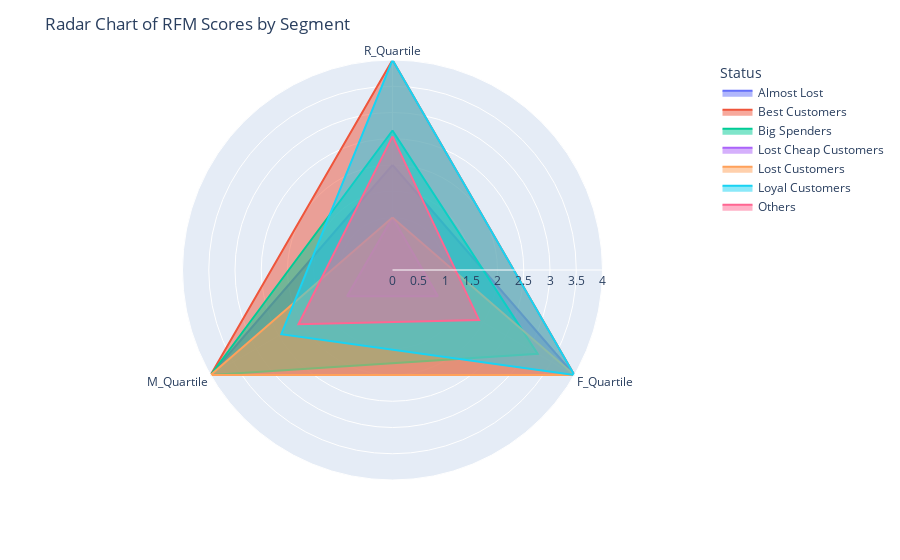

The notebook cell saved with this chart:
### Code cell
from math import pi
import plotly.express as px
# Prepare data for radar chart
radar_data = rfm_segmentation.groupby('Status')[['R_Quartile', 'F_Quartile', 'M_Quartile']].mean().reset_index()
categories = ['R_Quartile', 'F_Quartile', 'M_Quartile']

# Convert data for radar chart
radar_data_melted = radar_data.melt(id_vars=['Status'], var_name='Metric', value_name='Score')

# Create radar chart
fig = px.line_polar(radar_data_melted, r='Score', theta='Metric', color='Status', line_close=True)
fig.update_traces(fill='toself')
fig.update_layout(title='Radar Chart of RFM Scores by Segment', polar=dict(radialaxis=dict(visible=True)))
fig.show()

### Figure 1 — Plotly figure (JSON) as saved in the notebook; plotly's stock layout.template omitted (floating-point values rounded to 4 significant figures)
{"data": [{"fill": "toself", "hovertemplate": "Status=Almost Lost<br>Score=%{r}<br>Metric=%{theta}<extra></extra>", "legendgroup": "Almost Lost", "line": {"color": "#636efa", "dash": "solid"}, "marker": {"symbol": "circle"}, "mode": "lines", "name": "Almost Lost", "r": [2, 4, 4, 2], "showlegend": true, "subplot": "polar", "theta": ["R_Quartile", "F_Quartile", "M_Quartile", "R_Quartile"], "type": "scatterpolar"}, {"fill": "toself", "hovertemplate": "Status=Best Customers<br>Score=%{r}<br>Metric=%{theta}<extra></extra>", "legendgroup": "Best Customers", "line": {"color": "#EF553B", "dash": "solid"}, "marker": {"symbol": "circle"}, "mode": "lines", "name": "Best Customers", "r": [4, 4, 4, 4], "showlegend": true, "subplot": "polar", "theta": ["R_Quartile", "F_Quartile", "M_Quartile", "R_Quartile"], "type": "scatterpolar"}, {"fill": "toself", "hovertemplate": "Status=Big Spenders<br>Score=%{r}<br>Metric=%{theta}<extra></extra>", "legendgroup": "Big Spenders", "line": {"color": "#00cc96", "dash": "solid"}, "marker": {"symbol": "circle"}, "mode": "lines", "name": "Big Spenders", "r": [2.657, 3.194, 4, 2.657], "showlegend": true, "subplot": "polar", "theta": ["R_Quartile", "F_Quartile", "M_Quartile", "R_Quartile"], "type": "scatterpolar"}, {"fill": "toself", "hovertemplate": "Status=Lost Cheap Customers<br>Score=%{r}<br>Metric=%{theta}<extra></extra>", "legendgroup": "Lost Cheap Customers", "line": {"color": "#ab63fa", "dash": "solid"}, "marker": {"symbol": "circle"}, "mode": "lines", "name": "Lost Cheap Customers", "r": [1, 1, 1, 1], "showlegend": true, "subplot": "polar", "theta": ["R_Quartile", "F_Quartile", "M_Quartile", "R_Quartile"], "type": "scatterpolar"}, {"fill": "toself", "hovertemplate": "Status=Lost Customers<br>Score=%{r}<br>Metric=%{theta}<extra></extra>", "legendgroup": "Lost Customers", "line": {"color": "#FFA15A", "dash": "solid"}, "marker": {"symbol": "circle"}, "mode": "lines", "name": "Lost Customers", "r": [1, 4, 4, 1], "showlegend": true, "subplot": "polar", "theta": ["R_Quartile", "F_Quartile", "M_Quartile", "R_Quartile"], "type": "scatterpolar"}, {"fill": "toself", "hovertemplate": "Status=Loyal Customers<br>Score=%{r}<br>Metric=%{theta}<extra></extra>", "legendgroup": "Loyal Customers", "line": {"color": "#19d3f3", "dash": "solid"}, "marker": {"symbol": "circle"}, "mode": "lines", "name": "Loyal Customers", "r": [4, 4, 2.446, 4], "showlegend": true, "subplot": "polar", "theta": ["R_Quartile", "F_Quartile", "M_Quartile", "R_Quartile"], "type": "scatterpolar"}, {"fill": "toself", "hovertemplate": "Status=Others<br>Score=%{r}<br>Metric=%{theta}<extra></extra>", "legendgroup": "Others", "line": {"color": "#FF6692", "dash": "solid"}, "marker": {"symbol": "circle"}, "mode": "lines", "name": "Others", "r": [2.545, 1.902, 2.068, 2.545], "showlegend": true, "subplot": "polar", "theta": ["R_Quartile", "F_Quartile", "M_Quartile", "R_Quartile"], "type": "scatterpolar"}], "layout": {"legend": {"title": {"text": "Status"}, "tracegroupgap": 0}, "margin": {"t": 60}, "polar": {"angularaxis": {"direction": "clockwise", "rotation": 90}, "domain": {"x": [0, 1], "y": [0, 1]}, "radialaxis": {"visible": true}}, "title": {"text": "Radar Chart of RFM Scores by Segment"}}}
